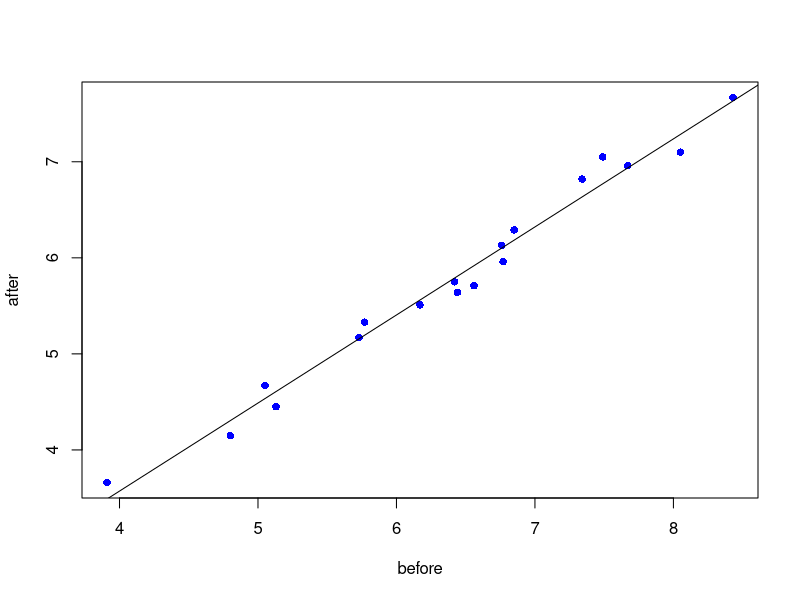
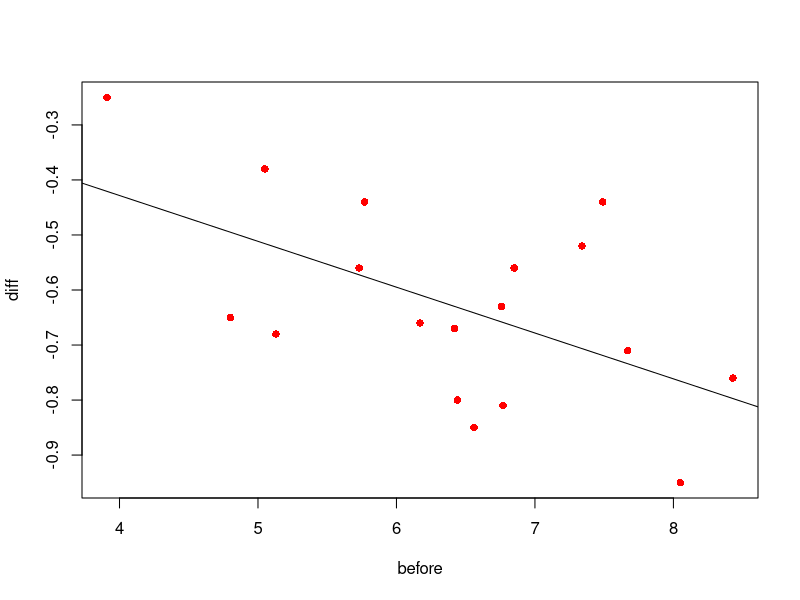
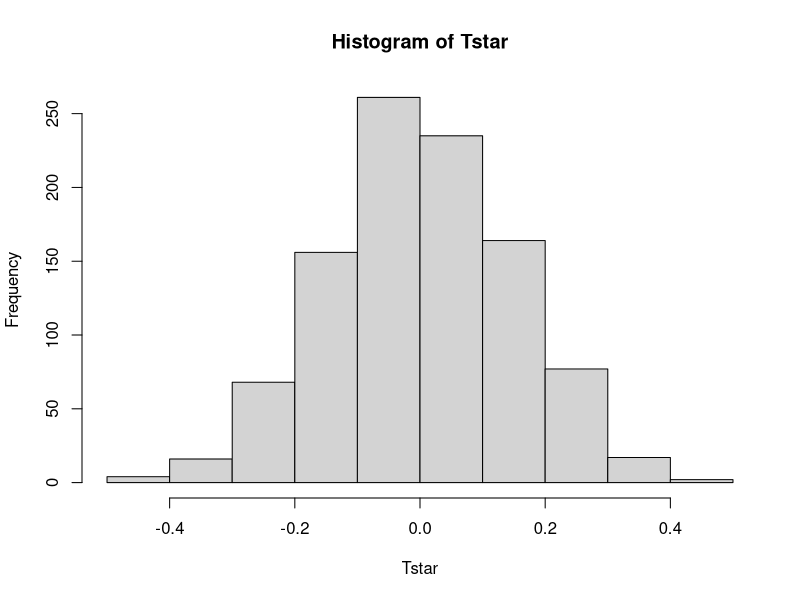
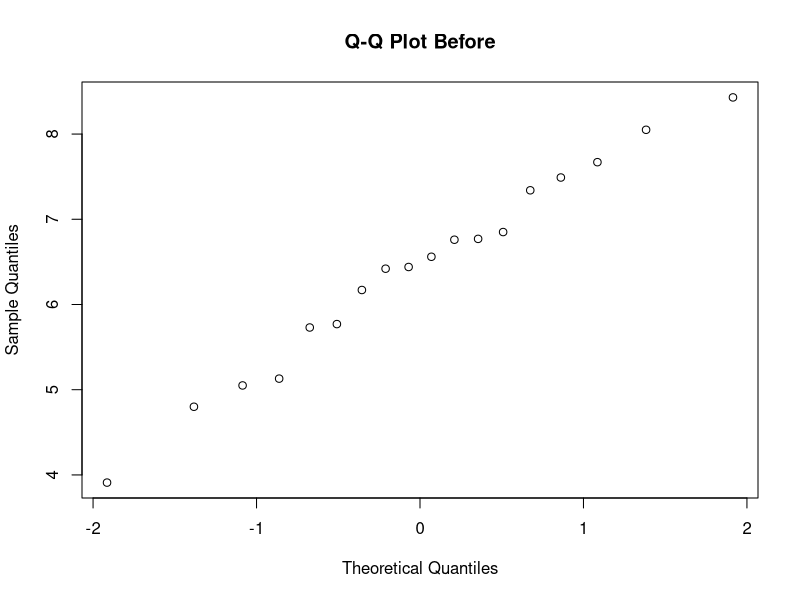
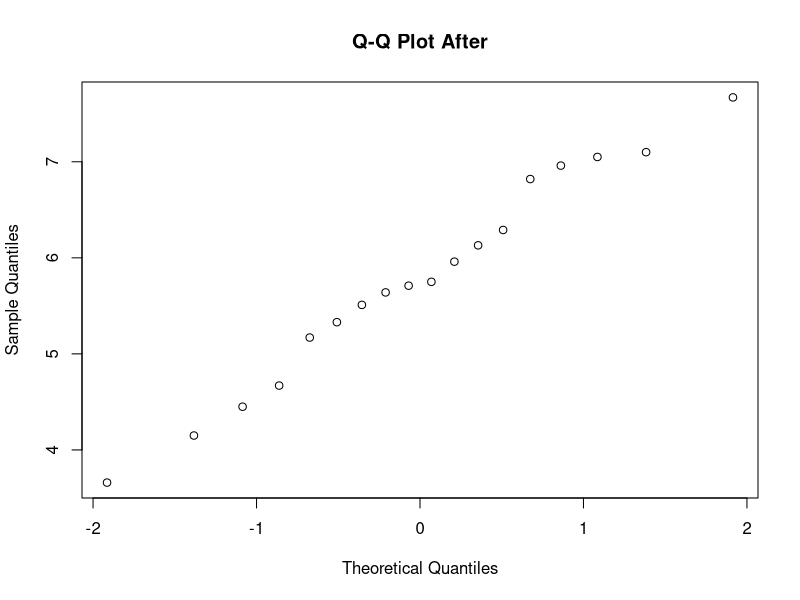

The R source for these figures, in order:
data = read.table('data/cholesterol.txt',header=TRUE); data
before = data$Before
after = data$After8weeks

## EXERCISE 2A
summary(data)
shapiro.test(before)
shapiro.test(after)



reg = lm(after ~ before)
plot(before,after, pch=16, col="blue")
abline(reg)
summary(reg) #adj R^2 = 0.98 explained, correlated positively, but less than 1 so cholesterol level gets less. 

# but easier to see, if we remove before bias and only look at first differences:
diff = after - before
reg2 = lm(diff ~ before)
plot(before,diff, pch=16, col="red")
abline(reg2)
summary(reg2)
# notice that decrease in cholesterol level is higher for people who have higher cholesterol level before the experiment

## EXERCISE 2B

# -> lec 2,3
#samples are dependent
#data is paired

#use perm. test
meansamples = function(x,y) {mean(x-y)}
B=1000; Tstar = numeric(B)
for (i in 1:B){
  dietstar = t(apply(cbind(before,after),1,sample))
  Tstar[i] = meansamples(dietstar[,1],dietstar[,2])
}
myt = meansamples(before,after)
hist(Tstar)

pl = sum(Tstar<myt)/B
pr = sum(Tstar>myt)/B
p = 2*min(pl,pr)
p

#pearson corr. test
cor.test(before,after)
qqnorm(before,main="Q-Q Plot Before")
qqnorm(after,main="Q-Q Plot After")

#seems like normal, but if not: use spearman
cor.test(before,after,method="spearman")


## EXERCISE 2C

# function that computes variance of uniformly distr. variable
unif_var = function(a,b){
  return ((1/12)*((b-a)^2))
}

# E(X) = (a+b)/2 = mean(after)
# So point estimate of b is 2*E(X)-3
theta_est = 2*mean(after)-3

#build 95%-CI for theta_est
n = length(after)
ci_theta = c(theta_est - qnorm(0.975)*(sqrt(unif_var(3,theta_est))/sqrt(n)), theta_est + qnorm(0.975)*(sqrt(unif_var(3,theta_est))/sqrt(n)))
ci_theta


## EXERCISE 2D

#bootstrap test
t = max(after); t

vP = rep(0,9)
vT = rep(0,9)
for (theta in 3:12){
  B = 1000; tstar=numeric(B)
  
  for (i in 1:B){
    xstar=runif(n,3,theta)
    tstar[i] = max(xstar)
  }
  
  pl = sum(tstar<t)/B; pr = sum(tstar>t)/B
  p = 2*min(pl,pr); p
  
  vT[theta-2] = theta
  vP[theta-2] = p
  
}
res = rbind(vT,vP); res

# kolmogorov-smirnov can not be applied, explain.... (totally diff test)


## EXERCISE 2E
# sign test for the median with binomial distr.
s = sum(after<6)
binom.test(s,length(after),p=0.5,alt="less")
